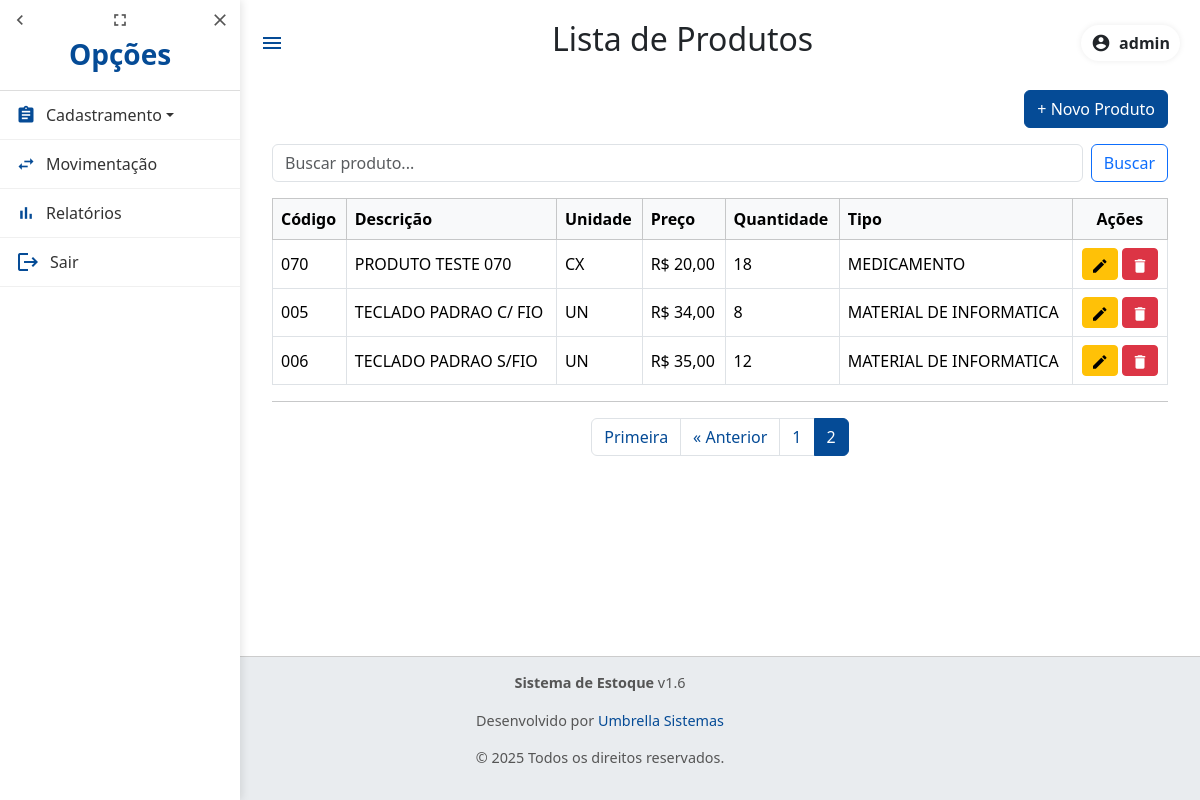
Before: /?page=2 (signed in) with the older database file.
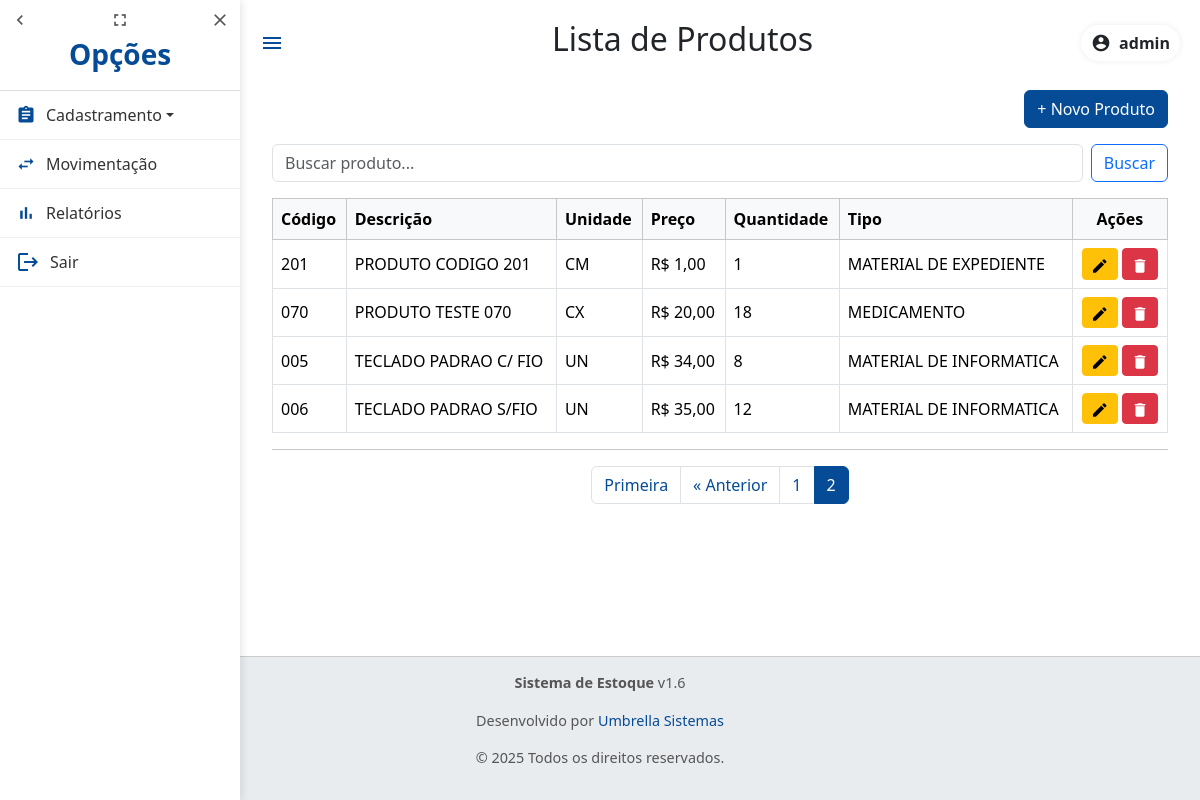
After: the same page with the newer database file.
### estoque/models.py (models this page shows, shortened)
class Produto(models.Model):
    codigo = models.CharField(
        max_length=20,
        unique=True,
        verbose_name="Código"
    )
    descricao = models.CharField(
        max_length=255,
        verbose_name="Descrição"
    )
    preco = models.DecimalField(
        max_digits=10,
        decimal_places=2,
        verbose_name="Preço Unitário"
    )
    quantidade_estoque = models.PositiveIntegerField(
        verbose_name="Quantidade em Estoque"
    )
    tipo_produto = models.ForeignKey(
        TipoProduto,
        on_delete=models.PROTECT,
        related_name="fk_produto_tipo",
        verbose_name="Tipo de Produto"
    )
    unidade = models.ForeignKey(
        Unidade,
        on_delete=models.PROTECT,
        related_name="unidades",
        verbose_name="Unidade"
    )
    is_excluido = models.BooleanField(
        default=False,
        verbose_name="Excluído"
    )
    class Meta:
        verbose_name = "Produto"
        verbose_name_plural = "Produtos"
        ordering = ['descricao']

class Unidade(models.Model):
    nome = models.CharField(
        max_length=10,
        unique=True,
        verbose_name="Unidade",
        help_text="Ex.: UN, CX, KG"
    )
    class Meta:
        verbose_name = "Unidade"
        verbose_name_plural = "Unidades"
        ordering = ['nome']

class TipoProduto(models.Model):
    nome = models.CharField(
        max_length=100,
        unique=True,
        verbose_name="Tipo de Produto"
    )
    class Meta:
        verbose_name = "Tipo de Produto"
        verbose_name_plural = "Tipos de Produtos"
        ordering = ['nome']

### estoque/views.py (the view)
# urls.py: path('', views.produto_list, name='home'),
@login_required(login_url='login')
def produto_list(request):
    query = request.GET.get('q')
    produtos = Produto.objects.select_related('tipo_produto').order_by('descricao')
    if query:
        produtos = produtos.filter(descricao__icontains=query)
    paginator = Paginator(produtos, 10)  # 10 produtos por página
    page_number = request.GET.get('page')
    produtos = paginator.get_page(page_number)
    return render(request, 'produto_list.html', {'produtos': produtos})

### templates/produto_list.html (shortened to what this page needs)
{% extends 'base.html' %}
{% block page_title %}Lista de Produtos{% endblock %}
{% block content %}
<div class="container mt-4">
    <div class="mb-3 text-end">
        <a href="{% url 'produto_create' %}" class="btn btn-primary">+ Novo Produto</a>
    </div>
    <form method="get" class="mb-3 d-flex" role="search">
        <input type="text" name="q" class="form-control me-2" placeholder="Buscar produto..." value="{{ request.GET.q }}">
        <button type="submit" class="btn btn-outline-primary">Buscar</button>
    </form>
    <div class="table-responsive">
        <table class="table table-hover table-bordered align-middle">
            <thead class="table-light">
                <tr>
                    <th>Código</th>
                    <th>Descrição</th>
                    <th>Unidade</th>
                    <th>Preço</th>
                    <th>Quantidade</th>
                    <th>Tipo</th>
                    <th class="text-center">Ações</th>
                </tr>
            </thead>
            <tbody>
                {% for produto in produtos %}
                    <tr>
                        <td>{{ produto.codigo }}</td>
                        <td>{{ produto.descricao }}</td>
                        <td>{{ produto.unidade.nome }}</td>
                        <td>R$ {{ produto.preco }}</td>
                        <td>{{ produto.quantidade_estoque }}</td>
                        <td>{{ produto.tipo_produto.nome }}</td>
                        <td class="text-center">
                            {% if not produto.is_excluido %}
                                <a href="{% url 'produto_update' produto.pk %}" class="btn btn-sm btn-warning" title="Editar">
                                    <span class="material-icons">edit</span>
                                </a>
                                <a href="{% url 'produto_delete' produto.pk %}" class="btn btn-sm btn-danger" title="Excluir">
                                    <span class="material-icons">delete</span>
                                </a>
                            {% else %}
                                Item Excluído
                            {% endif %}
                        </td>
                    </tr>
                {% empty %}
                    <tr><td colspan="7" class="text-center">Nenhum produto cadastrado.</td></tr>
                {% endfor %}
            </tbody>
        </table>
        <hr>
        {% if produtos.has_other_pages %}
            <nav aria-label="Navegação de páginas">
            <ul class="pagination justify-content-center">
                {% if produtos.has_previous %}
                <li class="page-item">
                    <a class="page-link" href="?page=1{% if request.GET.q %}&q={{ request.GET.q }}{% endif %}">Primeira</a>
                </li>
                <li class="page-item">
                    <a class="page-link" href="?page={{ produtos.previous_page_number }}{% if request.GET.q %}&q={{ request.GET.q }}{% endif %}">&laquo; Anterior</a>
                </li>
                {% endif %}
                {% for num in produtos.paginator.page_range %}
                {% if produtos.number == num %}
                    <li class="page-item active"><span class="page-link">{{ num }}</span></li>
                {% elif num > produtos.number|add:'-3' and num < produtos.number|add:'3' %}
                    <li class="page-item"><a class="page-link" href="?page={{ num }}{% if request.GET.q %}&q={{ request.GET.q }}{% endif %}">{{ num }}</a></li>
                {% endif %}
                {% endfor %}
            </ul>
            </nav>
        {% endif %}
    </div>
</div>
{% endblock %}

Changed rows visible on the page:
added Produto: codigo "201", descricao "PRODUTO CODIGO 201", unidade.nome "CM", preco "1,00", quantidade_estoque "1", tipo_produto.nome "MATERIAL DE EXPEDIENTE", is_excluido False (drawn)
